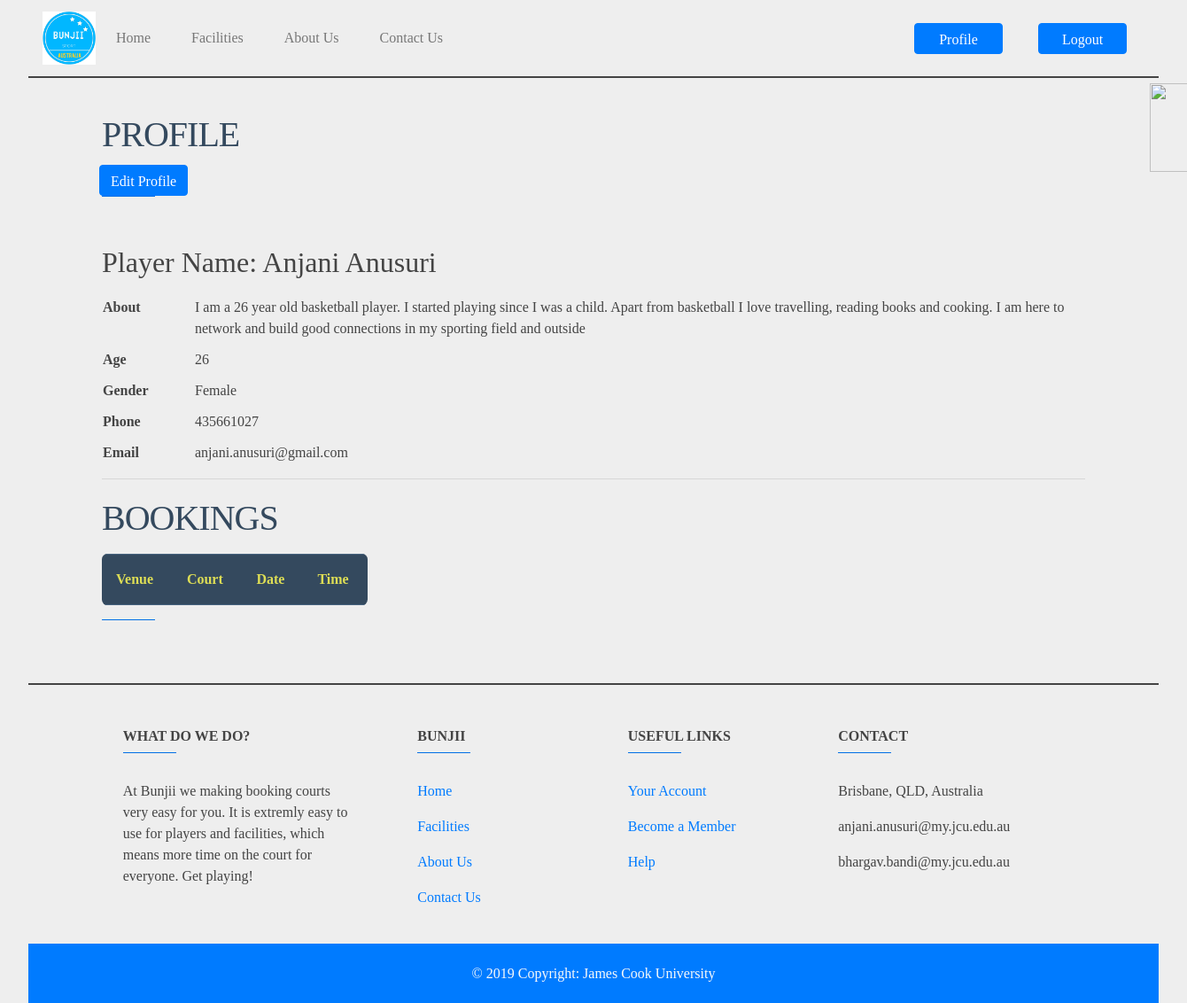
The app's page /customerprofile.php (signed in) with its own data.
### tables this page shows
CREATE TABLE `customer` (
  `customer_id` int(11) NOT NULL,
  `signupid` int(11) DEFAULT NULL,
  `customer_name` tinytext DEFAULT NULL,
  `customer_age` int(2) DEFAULT NULL,
  `customer_gender` tinytext DEFAULT NULL,
  `customer_phone` varchar(11) DEFAULT NULL,
  `customer_address` longtext DEFAULT NULL,
  `customer_email` tinytext DEFAULT NULL,
  `customer_interests` longtext DEFAULT NULL,
  `customer_desc` longtext DEFAULT NULL,
  `customer_profpic` varchar(50) NOT NULL
);

CREATE TABLE `users` (
  `signupid` int(11) NOT NULL,
  `name` tinytext NOT NULL,
  `email` tinytext NOT NULL,
  `password` longtext NOT NULL,
  `type` tinytext NOT NULL
);

### customerprofile.php (the view, shortened to what this page needs)
<?php
include ('header.php');
require_once ("database.php");
    if(isset($_SESSION['user'])) {
        global $conn;
        $id = $_SESSION['id'];
        $signupSQL = "select * from users where signupid='$id'";
        $signupResult = mysqli_query($conn, $signupSQL);
        $signup = mysqli_fetch_assoc($signupResult);
        $customerSQL = "select * from customer where signupid='$id'";
        $customerResult = mysqli_query($conn, $customerSQL);
        $customer = mysqli_fetch_assoc($customerResult);
    }
?>
<div class="container">
    <h1>PROFILE</h1>
    <a class="btn btn-primary my-2 my-sm-0 menubuttons" href="customerprofileE.php" name="prof" style="margin-right: 1013px;">Edit Profile</a>
    <hr class="bg-primary accent-2 mb-4 mt-0 d-inline-block mx-auto" style="width: 60px;">
    <img src="include/uploads/<?php echo $customer['customer_profpic'];?>" height="100px" width="100px" style="margin-left: 1183px;
margin-top: -245px;">
    <h2>Player Name: <?php echo $customer['customer_name'];?></h2>
    <table>
        <tr>
            <td><strong>About</strong></td>
            <td class="profiletable"><?php echo $customer['customer_desc']?></td>
        </tr>
        <tr>
            <td><strong>Age</strong></td>
            <td class="profiletable"><?php echo $customer['customer_age']?></td>
        </tr>
        <tr>
            <td><strong>Gender</strong></td>
            <td class="profiletable"><?php echo $customer['customer_gender']?></td>
        </tr>
        <tr>
            <td><strong>Phone</strong></td>
            <td class="profiletable"><?php echo $customer['customer_phone'] ?></td>
        </tr>
        <tr>
            <td><strong>Email</strong></td>
            <td class="profiletable"><?php echo $signup['email'] ?></td>
        </tr>
    </table>
    <hr>
    <h1>BOOKINGS</h1>
      <html lang="en" >
<head>
<link rel="stylesheet" href="https://cdnjs.cloudflare.com/ajax/libs/normalize/5.0.0/normalize.min.css">
<link rel="stylesheet" href="css/stylet.css">
</head>
<body>
<table class="rwd-table">
  <tr>
    <th>Venue</th>
    <th>Court</th>
    <th>Date</th>
    <th>Time</th>
  </tr>
</table>
</body>
</html>
<hr class="bg-primary accent-2 mb-4 mt-0 d-inline-block mx-auto" style="width: 60px;">
</div>
<?php include('footer.php'); ?>

### css/style.css (style rules this page uses)
* { font-family: Calibri; }
h1 { margin: 20px 0 10px 0; }
table { margin-top: 10px; }
table td { vertical-align: top; padding-top: 10px; min-width: 100px; }
img { max-width: 100%; }
.menubuttons { float: right; margin: 10px 20px 10px 20px; }
.profiletable { padding-left: 5px; }
.btn { width: 100px; height: 35px; }

### css/stylet.css (style rules this page uses)
.rwd-table { margin: 1em 0; min-width: 300px; }
.rwd-table tr { border-top: 1px solid #ddd; border-bottom: 1px solid #ddd; }
.rwd-table th { display: none; }
.rwd-table th, .rwd-table td { text-align: left; }
@media (min-width: 480px) { .rwd-table th, .rwd-table td { display: table-cell; padding: .25em .5em; } }
@media (min-width: 480px) { .rwd-table th:first-child, .rwd-table td:first-child { padding-left: 0; } }
@media (min-width: 480px) { .rwd-table th:last-child, .rwd-table td:last-child { padding-right: 0; } }
body { padding: 0 2em; font-family: Montserrat, sans-serif; -webkit-font-smoothing: antialiased; text-rendering: optimizeLegibility; color: #444; background: #eee; }
h1 { font-weight: normal; letter-spacing: -1px; color: #34495E; }
.rwd-table { background: #34495E; color: #fff; border-radius: .4em; overflow: hidden; }
.rwd-table tr { border-color: #46637f; }
.rwd-table th, .rwd-table td { margin: .5em 1em; }
@media (min-width: 480px) { .rwd-table th, .rwd-table td { padding: 1em !important; } }
.rwd-table th, .rwd-table td:before { color: #dd5; }

### records on screen
customer: customer_name "Anjani Anusuri", customer_desc "I am a 26 year old basketball player. I started playing since I was a child. Apart from basketball I love travelling, reading books and cooking. I am here to network and build good connections in my sporting field and outside", customer_age "26", customer_gender "Female", customer_phone "435661027"
users: email "anjani.anusuri@gmail.com"
